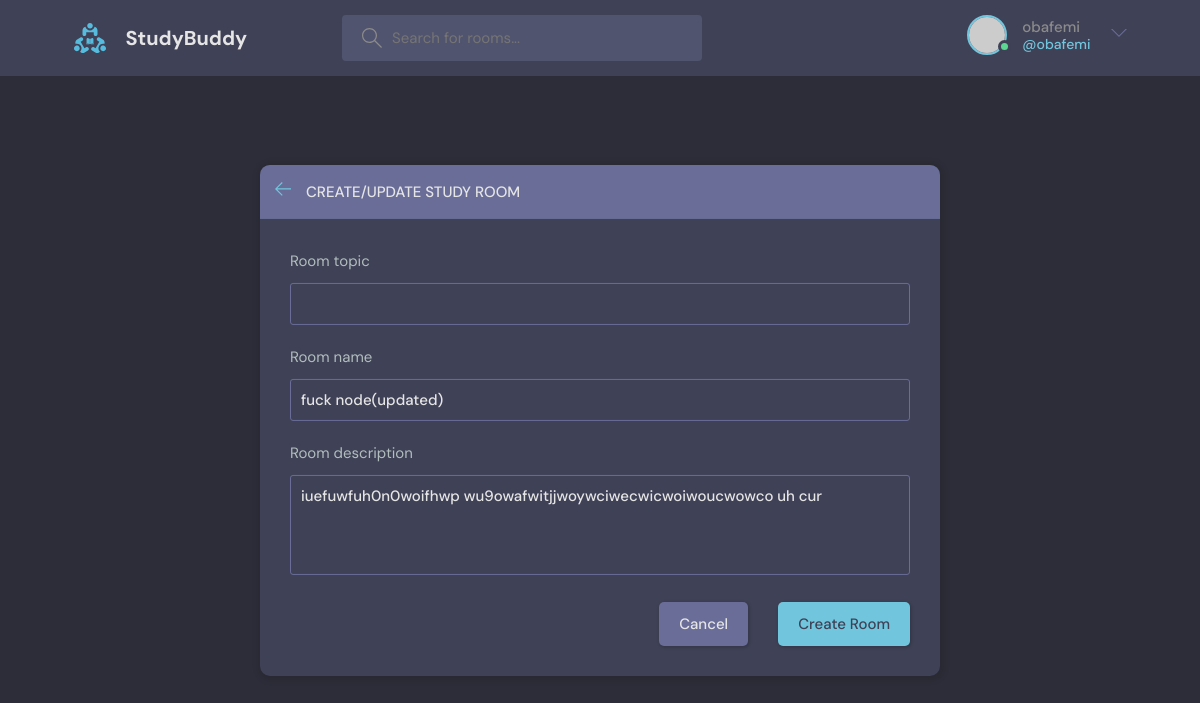
Page /update-room/1/ (signed in) on the earlier database version.
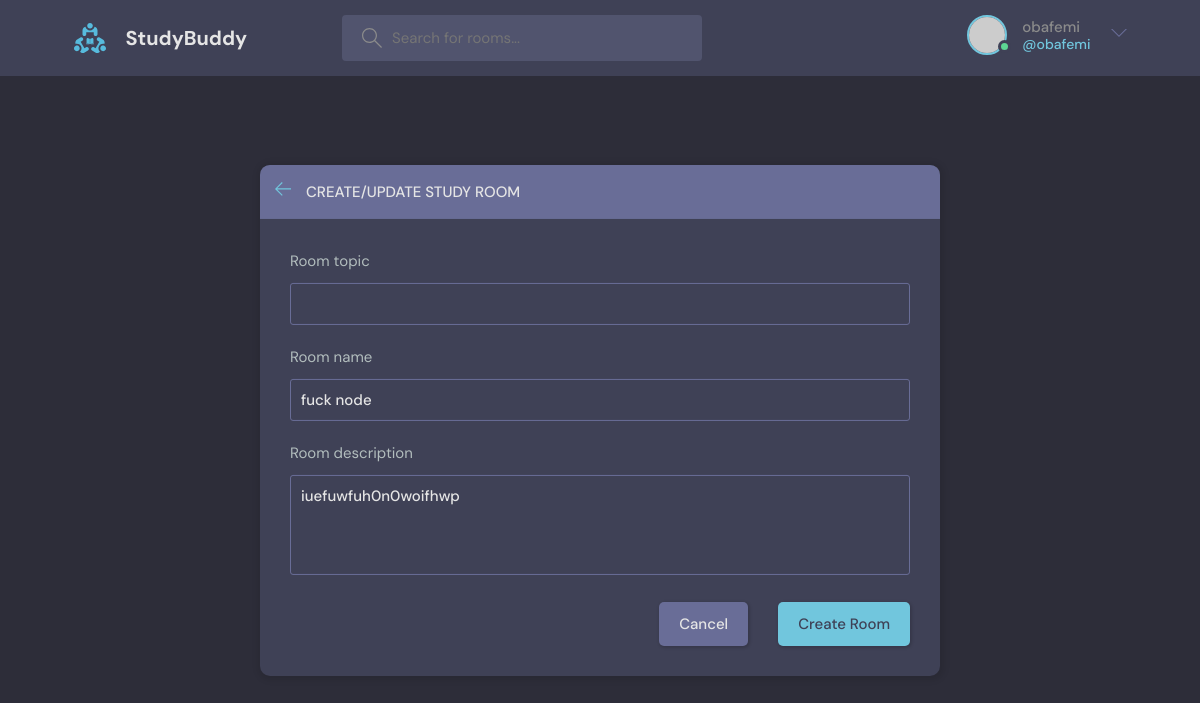
Same page on the later database version.
### base/models.py (models this page shows, shortened)
class Room(models.Model):
    topic = models.ForeignKey(Topic, on_delete=models.SET_NULL, null=True)
    host = models.ForeignKey(User, on_delete=models.SET_NULL, null=True)
    name = models.CharField(max_length=200)
    description = models.TextField(null=True, blank=True)
    participants = models.ManyToManyField(User, related_name='participants', blank=True)
    updated = models.DateTimeField(auto_now=True)
    created = models.DateTimeField(auto_now_add=True)
    class Meta:
        ordering = ['-updated']

### base/views.py (the view)
# urls.py: path('update-room/<str:pk>/', views.updateRoom, name='update-room'),
@login_required(login_url='login')
def updateRoom(request, pk):
    room = Room.objects.get(id=pk)
    form = RoomForm(instance=room)
    topics = Topic.objects.all()
    if request.user != room.host:
        return HttpResponse('You are not allowed here!!')
    if request.method == 'POST':
        form = RoomForm(request.POST, instance=room)
        if form.is_valid():
            room.save()
            return redirect('home')
    context = {'form': form, 'topics': topics}
    return render(request, 'base/room_form.html', context)

### base/forms.py
class RoomForm(ModelForm):
    class Meta:
        model = Room
        fields = '__all__'
        exclude = ['host', 'participants']

### base/templates/base/room_form.html (shortened to what this page needs)
{% extends 'main.html' %}
{% block content %}
  <main class="create-room layout">
    <div class="container">
      <div class="layout__box">
        <div class="layout__boxHeader">
          <div class="layout__boxTitle">
            <a href="{% url 'home' %}">
              <svg version="1.1" xmlns="http://www.w3.org/2000/svg" width="32" height="32" viewBox="0 0 32 32">
                <title>arrow-left</title>
                <path
                  d="M13.723 2.286l-13.723 13.714 13.719 13.714 1.616-1.611-10.96-10.96h27.625v-2.286h-27.625l10.965-10.965-1.616-1.607z">
                </path>
              </svg>
            </a>
            <h3>Create/Update Study Room</h3>
          </div>
        </div>
        <div class="layout__body">
          <form class="form" action="" method="POST">
            <div class="form__group">
              <label for="room_topic">Room topic</label>
              <input required type="text" name="topic" list="topic-list">
            </div>
            <div class="form__group">
              <label for="room_name">Room name</label>
              {{form.name}}
            </div>
            <div class="form__group">
              <label for="room_description">Room description</label>
              {{form.description}}
            </div>
            <div class="form__action">
              <a class="btn btn--dark" href="index.html">Cancel</a>
              <button class="btn btn--main" type="submit">Create Room</button>
            </div>
          </form>
        </div>
      </div>
    </div>
  </main>
{% endblock %}

Differences in the rows shown:
changed Room: name "fuck node(updated)" → "fuck node"; description "iuefuwfuh0n0woifhwp wu9owafwitjjwoywciwecwicwoiwoucwowco uh cur" → "iuefuwfuh0n0woifhwp"
